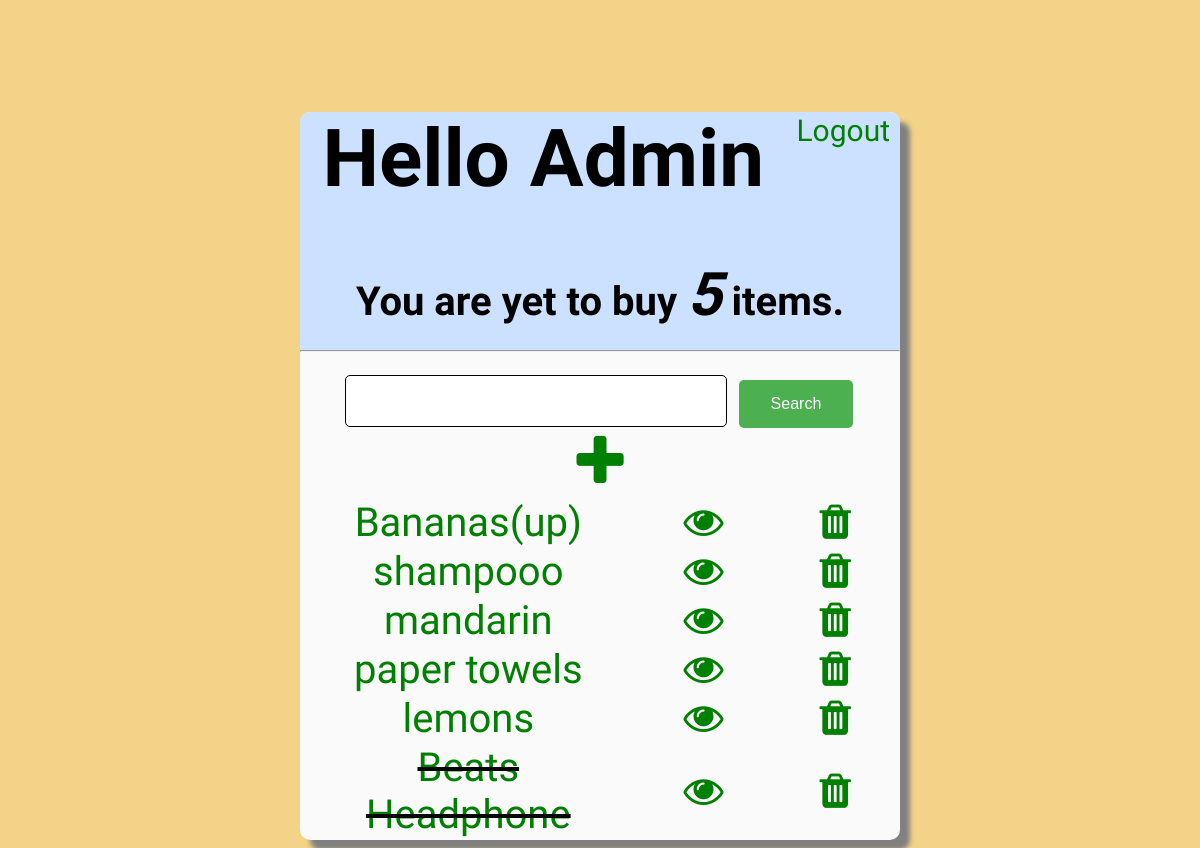
The app's page / (signed in), older data.
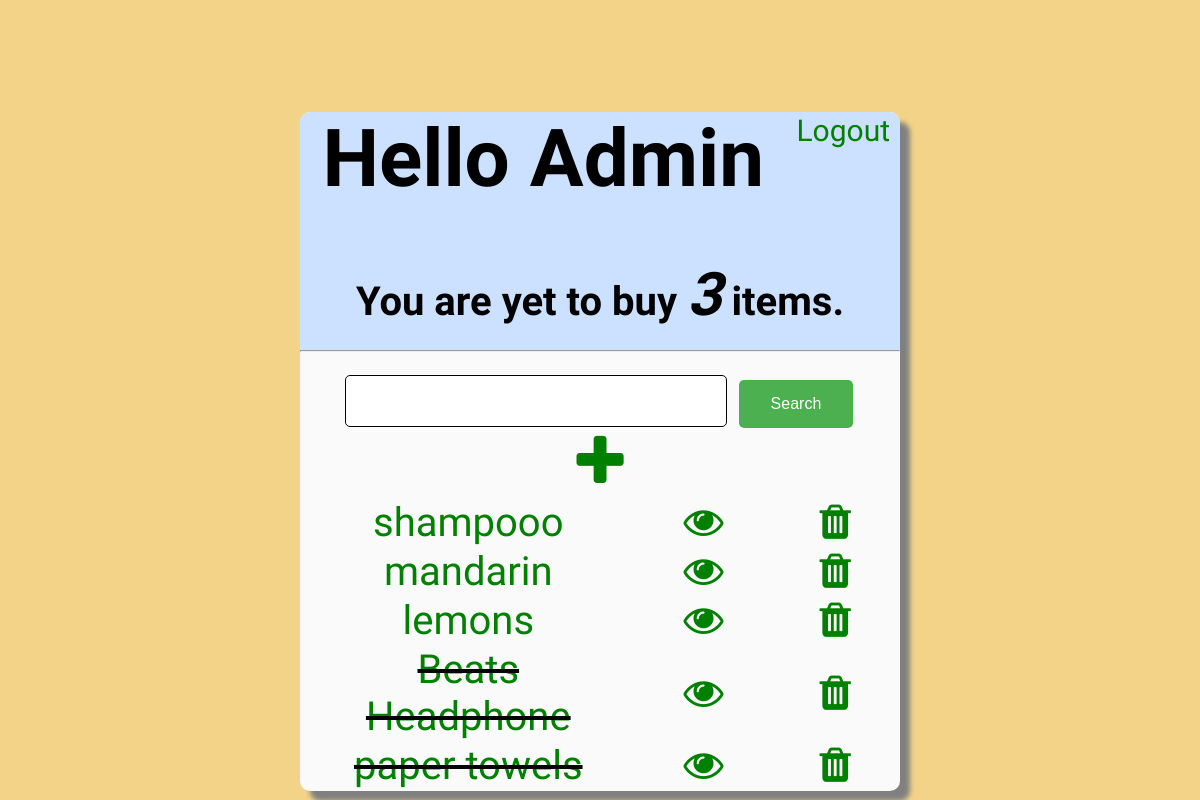
The same page, newer data.
### base/models.py (models this page shows, shortened)
class Item(models.Model):
    user = models.ForeignKey(User, on_delete=models.CASCADE, null = True, blank = True)
    item_name = models.CharField(max_length = 300)
    description = models.TextField(null=True, blank=True)
    purchased = models.BooleanField(default=False)
    created = models.DateTimeField(auto_now_add = True)
    class Meta:
        ordering = ['purchased', 'created']

### base/views.py (the view)
# urls.py: path('', ItemList.as_view(), name = 'items'),
class ItemList(LoginRequiredMixin, ListView):
    model = Item
    context_object_name = 'items'
    def get_context_data(self, **kwargs):
        context = super().get_context_data(**kwargs)
        context['items'] = context['items'].filter(user=self.request.user) #give access to personal data only
        context['count'] = context['items'].filter(purchased = False).count() #provides count of unpurchased items.
        search_input = self.request.GET.get('search-area') or ''
        if search_input:
            context['items'] = context['items'].filter(
                item_name__icontains = search_input
            )
        context['search_input'] = search_input
        return context

### base/templates/base/item_list.html
{% extends 'base/main.html' %}
{% block content %}
<div class="header-bar">
  {% if request.user.is_authenticated %}
  <a id = "logout" href="{% url 'logout' %}">Logout</a>
  {% else %}
  <a href="{% url 'login' %}">Login</a>
  {% endif %}
  <div>
    <h1>Hello {{request.user|title}}</h1>
    <h4 style="margin:0">You are yet to buy <i style="font-size:150%">{{count}}</i> item{{count|pluralize:"s"}}. </h4>
  </div>
  <hr>
</div>
    <form method="get">
      <input class = "boxa" type="text" name="search-area" value="{{search_input}}">
      <input class="button" type="submit" value="Search">
    </form>
    <a href="{% url 'item-create' %}"><i style="font-size:150%" class="fa fa-plus" aria-hidden="true"></i></a>
    <table>
      <tr>
        <th></th>
        <th></th>
        <th></th>
        <th></th>
        <th></th>
        <th></th>
        <th></th>
      </tr>
      {% for item in items %}
      <tr>
        {% if item.purchased %}
          <td style="text-decoration:line-through"><a href="{% url 'item-update' item.id %}">{{item.item_name}}</a></td>
        {% else %}
          <td><a href="{% url 'item-update' item.id %}">{{item.item_name}}</a></td>
        {% endif %}
        <td></td>
        <td><a href="{% url 'item' item.id %}"><i class="fa fa-eye"></i></a></td>
        <td></td>
        <td></td>
        <td ><a href="{% url 'item-delete' item.id %}"><i class="fa fa-trash"></i></a></td>
        <td></td>
      </tr>
      {% empty %}
        <h3>No items in list</h3>
      {% endfor %}
    </table>
  {% endblock content %}

### base/templates/base/main.html (shortened to what this page needs)
<!DOCTYPE html>
<html lang="en" dir="ltr">
  <head>
    <link rel="stylesheet" href="https://cdnjs.cloudflare.com/ajax/libs/font-awesome/4.7.0/css/font-awesome.min.css">
  </head>
  <body>
    <div class="container">
      {% block content %}
      {% endblock content %}
    </div>
  </body>
</html>

### base/templates/base/main.html (style rules this page uses)
body { background-color: #F2D388; font-family: 'Oooh Baby', cursive; font-size: 250%; padding-top: 50px; }
.container { max-width: 600px; margin: auto; background-color: #FAFAFA; border-radius: 10px; box-shadow: 10px 10px 5px grey; text-align: center; }
.header-bar { background-color: #cce0ff; border-top-left-radius: 10px; border-top-right-radius: 10px; }
input[type=text], input[type=password], textarea { border: 1px solid; border-radius: 5px; padding: 10px; width: 60%; font-size: 60%; }
#logout { font-size: 75%; float: right; margin: 1px 10px 1px 10px; }
.boxa { height:30px; width: auto; font-size:16pt; }
a:link, a:visited { color: green; }
.button { background-color: #4CAF50; border: none; border-radius: 5px; color: white; padding: 15px 32px; text-align: center; text-decoration: none; display: inline-block; font-size: 16px; margin: 4px 2px; cursor: pointer; }
a { text-decoration: none; }
td { padding: 0 15px; }

Row changes from the older to the newer data that the page shows:
removed Item: item_name "Bananas(up)"
changed Item "paper towels": purchased False → True (drawn); moves down the list
Text that changed along with them:
{{ count }}: "5" → "3"
